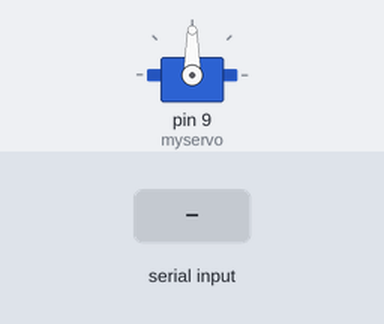
The sketch below on a simulated Arduino Uno, built with avr-gcc and run on an emulated ATmega328P. Parts: servo. Inputs (shaded band) come from the test bench.

Above: at 1.2 s.
1.3 s: "90,45\n" received over Serial
At 2.5 s:
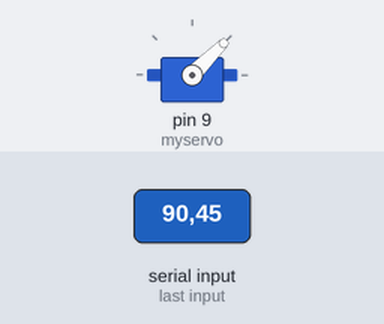
2.8 s: "30,150\n" received over Serial
At 3.9 s:
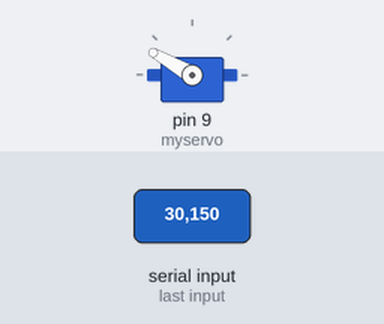
4.3 s: "5\n" received over Serial
At 5.5 s:
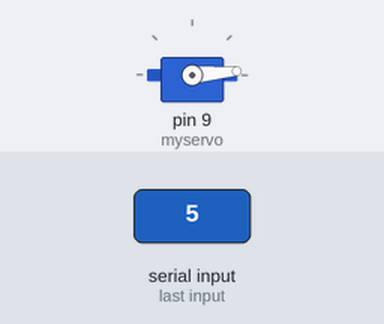
5.8 s: "200\n" received over Serial
At 6.8 s:
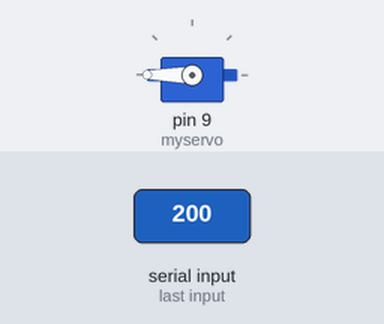
7.3 s: "90\n" received over Serial
At 7.9 s:
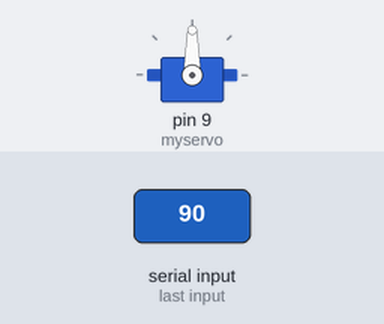
Timing chart, 0 to 9.8 s (numbered marks = the images above; inputs shaded):
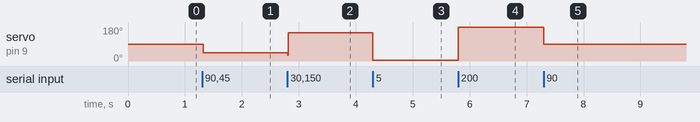

Measured:
- after the input at 1.3 s, servo on pin 9 (myservo): 90° → 45° at once
- after the input at 2.8 s, servo on pin 9 (myservo): 45° → 150° at once
- after the input at 4.3 s, servo on pin 9 (myservo): 150° → 5° at once
- after the input at 5.8 s, servo on pin 9 (myservo): 5° → 180° at once
- after the input at 7.3 s, servo on pin 9 (myservo): 180° → 90° at once

The sketch:

Servo_Serial_Monitor.ino
```cpp
#include <Servo.h>

Servo myservo;  // create servo object to control a servo
int val;    // variable to read the value from the analog pin

void setup()
{
  Serial.begin(9600);
  myservo.attach(9);  // attaches the servo on pin 9 to the servo object
}

void loop()
{
  val = Serial.parseInt();
  if(val>0) {
  myservo.write(val);                  // sets the servo position according to the provided value
  delay(15); }                          // waits for the servo to get there
}
```
